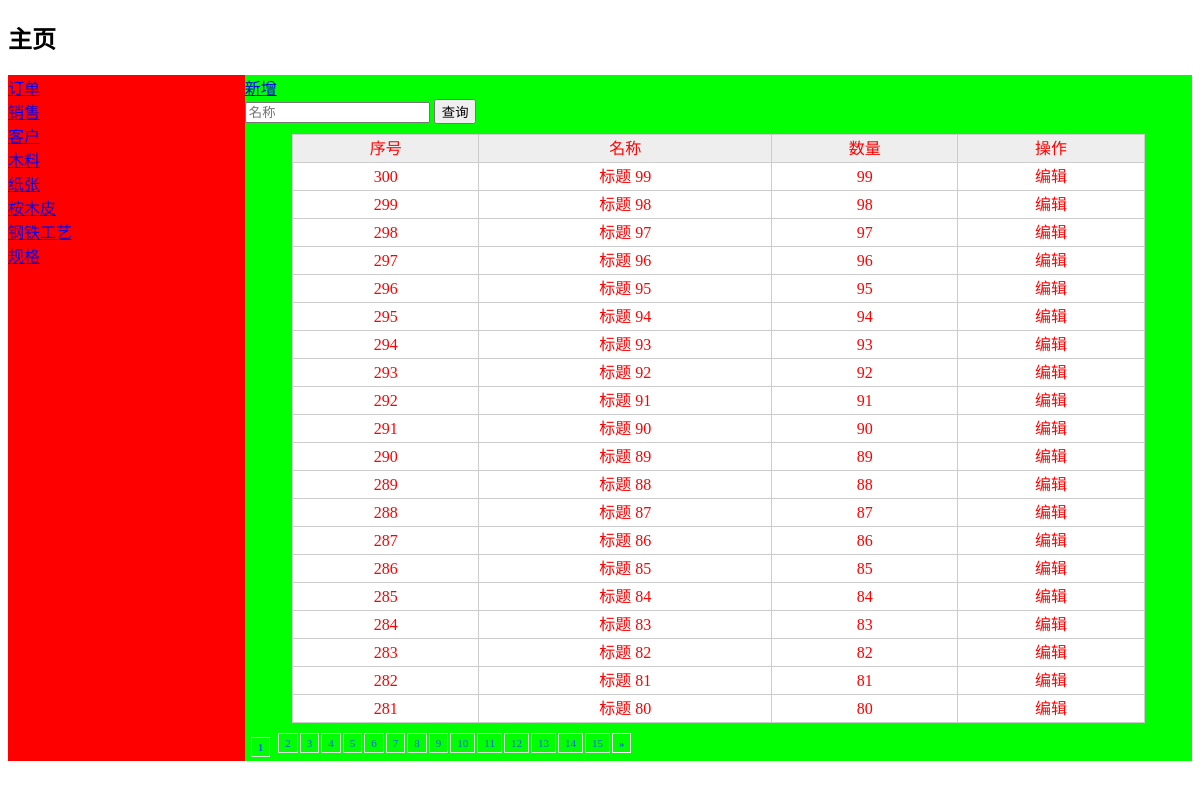
Page /home/wood/list/ on the committed database.
### wood/models.py (models this page shows)
class WoodModel(models.Model):
    id = models.AutoField(primary_key=True)
    name = models.TextField('名称', max_length=64)
    count = models.IntegerField('数量', default=0)
    is_enable = models.BooleanField(
        '是否禁用', default=True, blank=False, null=False)
    created_time = models.DateTimeField('创建时间', default=now)

### wood/views.py (the view, shortened to what this page needs)
# urls.py: path('list/', views.WoodListView.as_view(), name='wood_list'),
class WoodListView(ListView):
    paginate_by = 20
    model = WoodModel
    template_name = 'woodlist.html'
    context_object_name = 'wood_list'
    def get_queryset(self):  # 重写get_queryset方法
        return WoodModel.objects.filter(is_enable=True).order_by('-created_time')
    def get_context_data(self, **kwargs):
        context = super(WoodListView, self).get_context_data(**kwargs)
        return context

### InventorySystem/context_processor.py (called while the page is built)
def nav_list(request):
    func_list = []
    func_list.append(('订单', '/home/wood/list'))
    func_list.append(['销售', '/home/wood/list'])
    func_list.append(('客户', '/home/wood/list'))
    func_list.append(('木料', '/home/wood/list'))
    func_list.append(('纸张', '/home/wood/list'))
    func_list.append(('桉木皮', '/home/wood/list'))
    func_list.append(('钢铁工艺', '/home/wood/list'))
    func_list.append(('规格', '/home/wood/list'))
    return locals()

### templates/woodlist.html (shortened to what this page needs)
{% extends 'home.html' %}
{% block list %}
<div>
    <a href="/home/wood/add">新增</a>
    <form method="GET">
    <input type="text" name="name" placeholder="名称"/>
    <input type="submit" value="查询">
    </form>
</div>
<div>
    <table>
        <tr>
            <th>序号</th>
            <th>名称</th>
            <th>数量</th>
            <th>操作</th>
        </tr>
        {% for wood in wood_list %}
        <tr>
            <td>{{wood.id}}</td>
            <td>{{wood.name}}</td>
            <td>{{wood.count}}</td>
            <td>编辑</td>
        </tr>
        {% endfor %}
    </table>
</div>
<nav aria-label="Page navigation">
    <ul id="pagination-flickr">
        {% for page in paginator.page_range %}
        {% if page == page_obj.number %}
        <li class="active">
            <a href="?page={{ page }}">{{ page }}</a>
        </li>
        {% else %}
        <li><a href="?page={{ page }}">{{ page }}</a></li>
        {% endif %}
        {% endfor %}
        {% if page_obj.has_next %}
        <li class="next" aria-hidden="true">
            <a href="?page={{ page_obj.next_page_number }}" aria-label="Next">
                &raquo;
            </a>
        </li>
        {% endif %}
    </ul>
</nav>
{% endblock %}

### templates/home.html (shortened to what this page needs)
{% extends 'base.html' %}
{% block content %}
    <div id="primary">
                <header>
                    <h2> 主页</h2>
                </header>
        <div id="content" style="flex-direction:row; display:flex">
            <div id="menu" style="background-color:#FF0000; color:#00FF00; flex:20%">
                <ul>
                    {% for func in func_list %}
                    <li><a href={{ func.1 }}>{{ func.0 }}</a></li>
                    {% endfor %}
                </ul>
            </div>
            <div id="container" style="background-color:#00FF00; color:#ff0000; flex:80%">
                {% block list %}
                {% endblock %}
            </div>
        </div>
    </div>
{% endblock %}

### templates/base.html (shortened to what this page needs)
<!DOCTYPE html>
<html lang="en">
<head>
</head>
<body background-color="#FF0000">
{% block content %}
{% endblock %}
</body>
</html>

### templates/woodlist.html (style rules this page uses)
table { width: 90%; background: #ccc; margin: 10px auto; border-collapse: collapse; }
th,td { height: 25px; line-height: 25px; text-align: center; border: 1px solid #ccc; }
th { background: #eee; font-weight: normal; }
tr { background: #fff; }
ul { border:0; margin:0; padding:0; }
#pagination-flickr li { border:0; margin:0; padding:0; font-size:11px; list-style:none; }
#pagination-flickr a { border:solid 1px #DDDDDD; margin-right:2px; }
#pagination-flickr .next a, #pagination-flickr .previous a { font-weight:bold; border:solid 1px #FFFFFF; }
#pagination-flickr .active { color:#ff0084; font-weight:bold; display:block; float:left; padding:4px 6px; }
#pagination-flickr a:link, #pagination-flickr a:visited { color:#0063e3; display:block; float:left; padding:3px 6px; text-decoration:none; }

### rows in the picture
WoodModel: id "300", name "标题 99", count "99"
WoodModel: id "299", name "标题 98", count "98"
WoodModel: id "298", name "标题 97", count "97"
WoodModel: id "297", name "标题 96", count "96"
WoodModel: id "296", name "标题 95", count "95"
WoodModel: id "295", name "标题 94", count "94"
WoodModel: id "294", name "标题 93", count "93"
WoodModel: id "293", name "标题 92", count "92"
WoodModel: id "292", name "标题 91", count "91"
WoodModel: id "291", name "标题 90", count "90"
WoodModel: id "290", name "标题 89", count "89"
WoodModel: id "289", name "标题 88", count "88"
WoodModel: id "288", name "标题 87", count "87"
WoodModel: id "287", name "标题 86", count "86"
WoodModel: id "286", name "标题 85", count "85"
WoodModel: id "285", name "标题 84", count "84"
WoodModel: id "284", name "标题 83", count "83"
WoodModel: id "283", name "标题 82", count "82"
WoodModel: id "282", name "标题 81", count "81"
WoodModel: id "281", name "标题 80", count "80"

### other values in the picture
{{ func.0 }} "订单" "销售" "客户" "木料" "纸张" "桉木皮" "钢铁工艺" "规格"
{{ page }} "1"
{{ page }} "2" "3" "4" "5" "6" "7" "8" "9" "10" "11" "12" "13" "14" "15"
